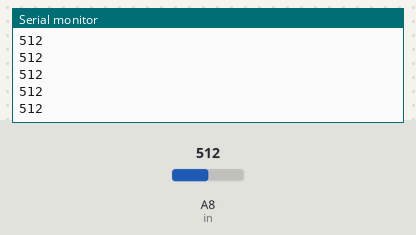
Recording of a sketch running on a simulated Arduino Mega 2560, built with avr-gcc and run on an emulated ATmega2560. Shown: the last lines printed to the serial monitor. Inputs (shaded band) come from the test bench; at power-on: A8 (in) = 512.

Above: at 1.2 s.
1.3 s: A8 (in) set to 716
At 1.32 s:
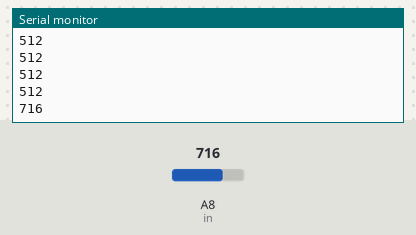
2.8 s: A8 (in) set to 900
At 2.83 s:
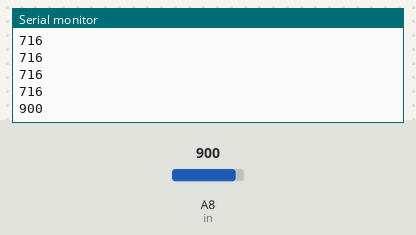
Timing chart, 0 to 5.8 s (numbered marks = the images above; inputs shaded):
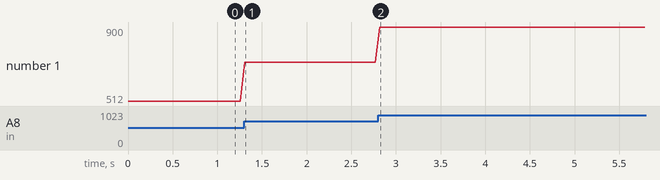

Measured:
- after the input at 1.3 s, the serial monitor: prints a new line at once (image 1)
- after the input at 2.8 s, the serial monitor: prints a new line at once (image 2)
- plotted number 1: 512 → 716 after the input at 1.3 s, 716 → 900 after the input at 2.8 s

The sketch:

ElOnRoadDetector.ino
```cpp
int inputarray[10];
int in = A8;


void setup() {
  Serial.begin(9600);
  /*for (int i: inputarray) {
    pinMode(i, INPUT);
  }*/
  pinMode(A8,INPUT);
}

void loop() {
  /*for(int i: inputarray) {
    inputarray[i] = analogRead(i);
  }*/
  testOneSensor();

  delay(50);
}

void testOneSensor() {
  int val = analogRead(in);
  Serial.println(val);
}
```
